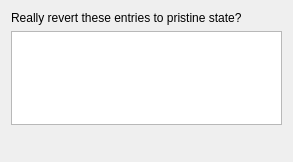
<?xml version="1.0" encoding="UTF-8"?>
<ui version="4.0">
 <class>RevertForm</class>
 <widget class="QWidget" name="RevertForm">
  <property name="geometry">
   <rect>
    <x>0</x>
    <y>0</y>
    <width>293</width>
    <height>162</height>
   </rect>
  </property>
  <property name="sizePolicy">
   <sizepolicy hsizetype="Preferred" vsizetype="Preferred">
    <horstretch>0</horstretch>
    <verstretch>0</verstretch>
   </sizepolicy>
  </property>
  <property name="minimumSize">
   <size>
    <width>0</width>
    <height>20</height>
   </size>
  </property>
  <property name="windowTitle">
   <string>Revert</string>
  </property>
  <layout class="QVBoxLayout">
   <item>
    <widget class="QLabel" name="m_headLine">
     <property name="text">
      <string>Really revert these entries to pristine state?</string>
     </property>
     <property name="wordWrap">
      <bool>false</bool>
     </property>
    </widget>
   </item>
   <item>
    <widget class="QListWidget" name="m_ItemsList"/>
   </item>
   <item>
    <widget class="DepthSelector" name="m_DepthSelect" native="true">
     <property name="minimumSize">
      <size>
       <width>0</width>
       <height>20</height>
      </size>
     </property>
    </widget>
   </item>
  </layout>
 </widget>
 <layoutdefault spacing="6" margin="11"/>
 <customwidgets>
  <customwidget>
   <class>DepthSelector</class>
   <extends>QWidget</extends>
   <header>src/ksvnwidgets/depthselector.h</header>
   <container>1</container>
  </customwidget>
 </customwidgets>
 <includes>
  <include location="local">src/ksvnwidgets/depthselector.h</include>
 </includes>
 <resources/>
 <connections/>
</ui>
